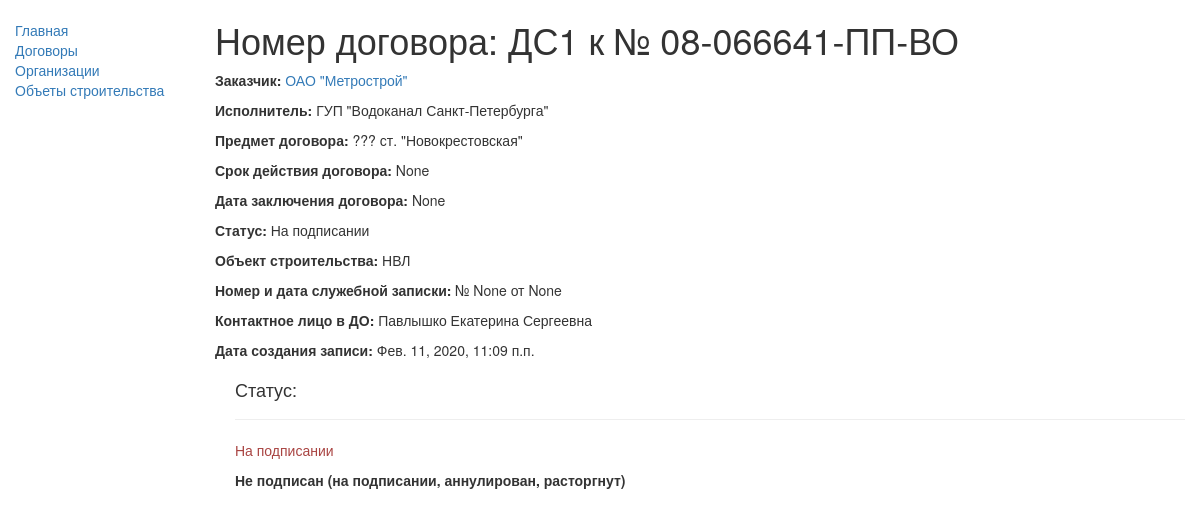
Before: /catalog/contract/4 with the older database file.
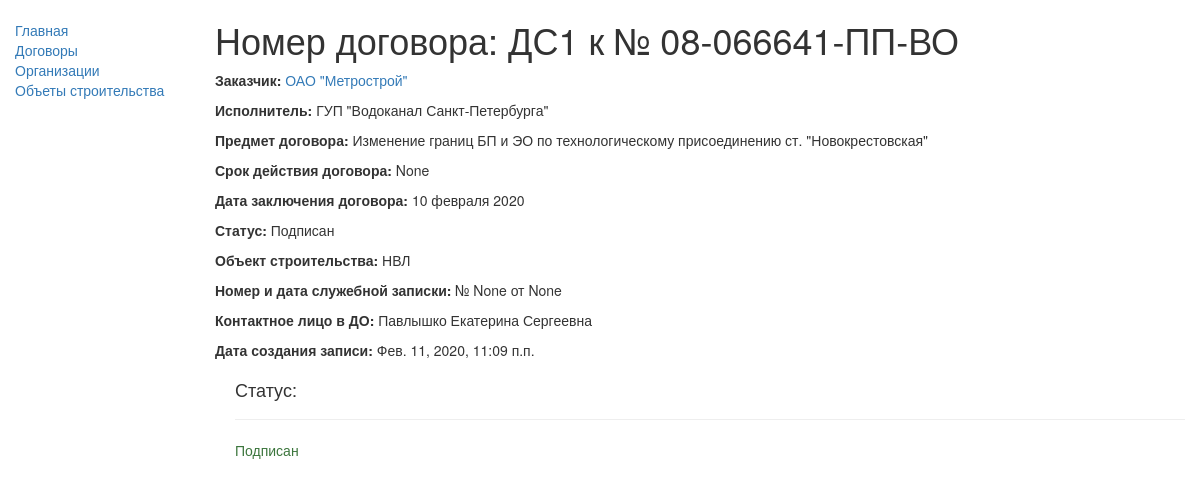
After: the same page with the newer database file.
### catalog/models.py (models this page shows, shortened)
class Contract(models.Model):
    number = models.CharField(max_length=50, verbose_name="Номер договора")
    customer = models.ForeignKey('Company', on_delete=models.SET_NULL, null=True, verbose_name="Заказчик",
                                 related_name = 'Company_customer')
    executor = models.ForeignKey('Company', on_delete=models.SET_NULL, null=True, verbose_name="Исполнитель",
                                 related_name = 'Company_executor')
    subject_of_contract = models.TextField(max_length=500, verbose_name="Предмет договора")
    contract_time = models.DateField(null=True, blank=True, verbose_name="Срок действия договора")
    date_of_conclusion = models.DateField(null=True, blank=True, verbose_name="Дата заключения договора")
    status = (
        ('s', 'Подписан'),
        ('o', 'На подписании'),
        ('c', 'Аннулирован'),
        ('t', 'Расторгнут'),
    )
    contract_status = models.CharField(max_length=13, choices=status, default='o', verbose_name="Статус договора")
    constr_object = models.ForeignKey('ConstructionObject', on_delete=models.SET_NULL, null=True,
                                      verbose_name="Объект строительства",
                                      related_name = 'ConstructionObject_constr_object')
    num_work_note = models.IntegerField(null=True, blank=True, verbose_name="Номер служебной записки")
    date_work_note = models.DateField(null=True, blank=True, verbose_name="Дата служебной записки")
    publish = models.DateTimeField(auto_now_add=True, verbose_name="Дата создания записи") # дата создания записи (не видна в админке)
    person_name = (
        ('1', 'Павлышко Екатерина Сергеевна'),
        ('2', 'Пуленкова Римма Николаевна'),
        ('3', 'Бочков Максим Александрович'),
        ('4', 'Великородная Оксана Леонидовна')
    )
    person = models.CharField(max_length=20, choices=person_name, default='Павлышко Е. С.', verbose_name="Контактное лицо ДО")
    class Meta:
        ordering = ["contract_status"] # сортировка договоров по статусу

class Company(models.Model):
    name = models.CharField(max_length=300, verbose_name="Полное наименование организации")
    short_name = models.CharField(max_length=100, verbose_name="Сокращенное наименование")
    manager = models.CharField(max_length=100, verbose_name="ФИО подписанта")
    manager_position = models.CharField(max_length=200, verbose_name="Должность подписанта")
    grounds_for_signature = (
        ('charter', 'Устав'),
        ('power_of_attorney', 'Доверенность')
    )
    signature = models.CharField(max_length=17, choices=grounds_for_signature, default='charter',
                                 verbose_name="Основание для подписи")
    class Meta:
        ordering = ["short_name"] # сортировка организаций по сокращенному наименованию
    def __str__(self):
        return self.short_name

class ConstructionObject(models.Model):
    line_name = (
        ('НВЛ', 'Невско-Василеостровская линия'),
        ('Ф-2', 'Фрунзенский радиус'),
        ('ЛПЛ', 'Лахтинско-Правобережная линиия'),
        ('ККЛ', 'Красносельско-Калининская линия'),
        ('Другое', 'Другое'),
    )
    line = models.CharField(max_length=50, choices=line_name, default='Другое', verbose_name="Объект строительства")
    requisites = models.TextField(max_length=500, verbose_name="Реквизиты")
    """
    # государственный контракт
    gk = {
        "NVL_GK":line_name[0],
        "F2_GK":line_name[1],
        "LPL_GK":line_name[2],
        "KKL_GK":line_name[3],
    }
    """
    class Meta:
        ordering = ["line"] # сортировка объектов строительства по линии
    def __str__(self):
        return self.line

### catalog/views.py (the view)
# urls.py: url(r'^contract/(?P<pk>\d+)$', views.ContractDetailView.as_view(), name='contract-detail'), #подробное описание договора
class ContractDetailView(generic.DetailView):
    model = Contract

### catalog/templates/catalog/contract_detail.html
{% extends "base_generic.html" %}
{% block content %}
  <h1>Номер договора: {{ contract.number }}</h1>
  <p><strong>Заказчик:</strong> <a href="">{{ contract.customer }}</a></p>
  <p><strong>Исполнитель:</strong> {{ contract.executor }}</p>
  <p><strong>Предмет договора:</strong> {{ contract.subject_of_contract }}</p>
  <p><strong>Срок действия договора:</strong> {{ contract.contract_time }}</p>
  <p><strong>Дата заключения договора:</strong> {{ contract.date_of_conclusion }}</p>
  <p><strong>Статус:</strong> {{ contract.get_contract_status_display }}</p>
  <p><strong>Объект строительства:</strong> {{ contract.constr_object }}</p>
  <p><strong>Номер и дата служебной записки:</strong> № {{ contract.num_work_note }} от {{ contract.date_work_note }}</p>
  <p><strong>Контактное лицо в ДО:</strong> {{ contract.get_person_display }}</p>
  <p><strong>Дата создания записи:</strong> {{ contract.publish }}</p>
  <div style="margin-left:20px;margin-top:20px">
    <h4>Статус: </h4>
    <hr>
    <p class="{% if contract.contract_status == 's' %}text-success{% elif contract.contract_status == 'o' %}text-danger{% else %}text-warning{% endif %}">{{ contract.get_contract_status_display }}</p>
    {% if contract.contract_status != 's' %}<p><strong>Не подписан (на подписании, аннулирован, расторгнут)</strong></p>{% endif %}
  </div>
{% endblock %}

Changed rows visible on the page:
changed Contract "ДС1 к № 08-066641-ПП-ВО": subject_of_contract "??? ст. \"Новокрестовская\"" → "Изменение границ БП и ЭО по технологическому присоединению ст. \"Новокрестовская\""; date_of_conclusion "None" → "10 февраля 2020"; contract_status "На подписании" → "Подписан"
Other visible differences:
text no longer shown: "Не подписан (на подписании, аннулирован, расторгнут)"
